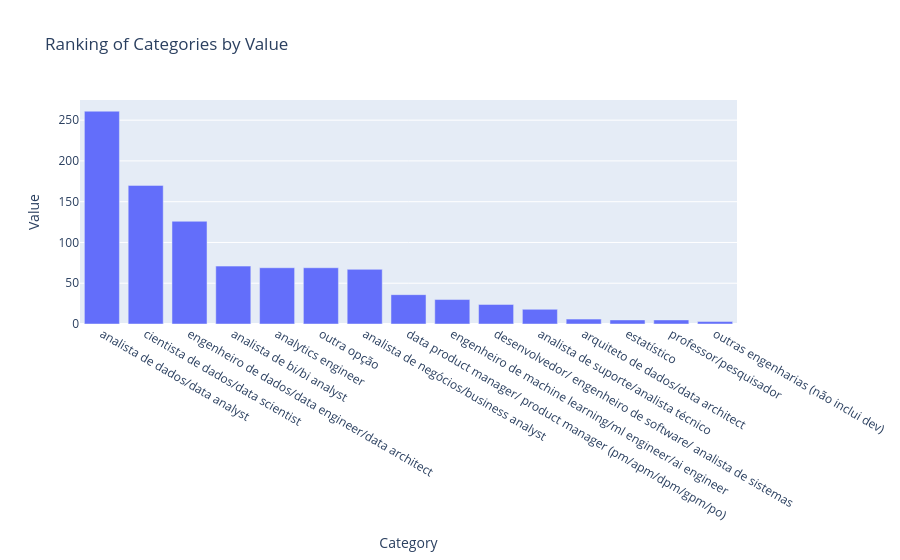

The code cell stored with this chart in its notebook:
### Markdown cell above
Agora, olhando para a faixa etária, buscamos entender se a idade influencia na percepção de prejuízo profissional na área de dados. Os dados indicam que:

- Pessoas entre 25 e 34 anos concentram a maior parte dos relatos negativos, especialmente nos temas:

- Progressão de carreira

- Atenção dada às suas ideias

- Oportunidades de emprego

Já os extremos (17–21 e 50+) apresentam baixa participação nas respostas e também menores percentuais de impacto, o que pode indicar tanto menor inserção no mercado, quanto menor exposição a barreiras sistêmicas.

Esses resultados podem estar relacionados ao fato de que a faixa de 25 a 34 anos representa o núcleo ativo da força de trabalho na área de dados — e, portanto, enfrenta com mais intensidade os desafios da carreira.

### Code cell
valores = df['2.f_cargo_atual'].value_counts().reset_index()
valores.columns = ['Category', 'Value']
# Sort the data by 'Value' in descending order for ranking


# Create the bar chart
fig = px.bar(valores, 
             x='Category', 
             y='Value', 
             title='Ranking of Categories by Value',
             labels={'categorias': 'categorias', 'contagens': 'Score'})

# Display the chart
fig.show()

### Figure 1 — Plotly figure (JSON) as saved in the notebook; plotly's stock layout.template omitted (floating-point values rounded to 4 significant figures)
{"data": [{"hovertemplate": "Category=%{x}<br>Value=%{y}<extra></extra>", "legendgroup": "", "marker": {"color": "#636efa", "pattern": {"shape": ""}}, "name": "", "orientation": "v", "showlegend": false, "textposition": "auto", "type": "bar", "x": ["analista de dados/data analyst", "cientista de dados/data scientist", "engenheiro de dados/data engineer/data architect", "analista de bi/bi analyst", "analytics engineer", "outra opção", "analista de negócios/business analyst", "data product manager/ product manager (pm/apm/dpm/gpm/po)", "engenheiro de machine learning/ml engineer/ai engineer", "desenvolvedor/ engenheiro de software/ analista de sistemas", "analista de suporte/analista técnico", "arquiteto de dados/data architect", "estatístico", "professor/pesquisador", "outras engenharias (não inclui dev)"], "xaxis": "x", "y": [261, 170, 126, 71, 69, 69, 67, 36, 30, 24, 18, 6, 5, 5, 3], "yaxis": "y"}], "layout": {"barmode": "relative", "legend": {"tracegroupgap": 0}, "title": {"text": "Ranking of Categories by Value"}, "xaxis": {"anchor": "y", "domain": [0, 1], "title": {"text": "Category"}}, "yaxis": {"anchor": "x", "domain": [0, 1], "title": {"text": "Value"}}}}
